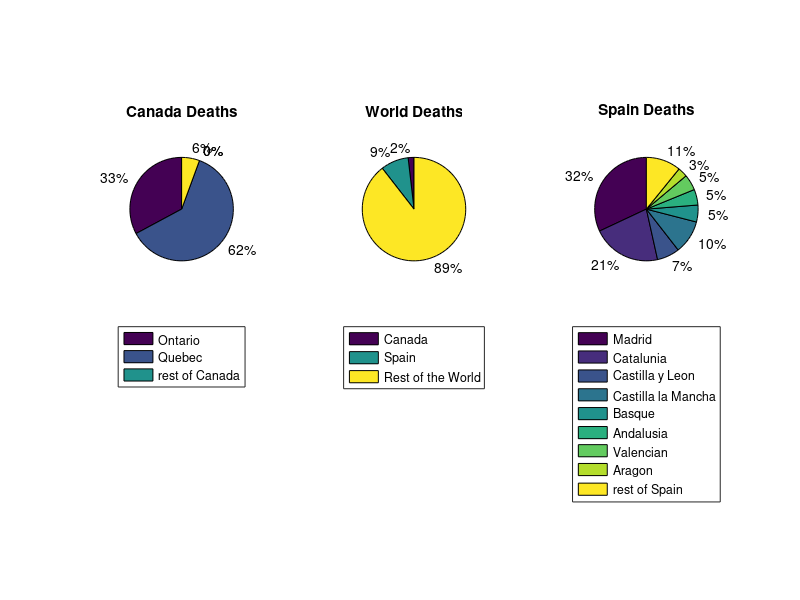

MATLAB code for this plot:
%What is the distribution of deaths by areas in Spain and Canada?



c_all_deaths=5842
c_labels = {'Ontario','Quebec','rest of Canada'} 
c_X= [1919,3596]
c_rest= c_all_deaths - sum(c_X)
c_X(5)=c_rest

figure
subplot(1,3,1)
pie(c_X)

legend(c_labels,'Location','southoutside')
title('Canada Deaths')

%Spain

s_all_deaths=27709
s_labels = {'Madrid','Catalunia','Castilla y Leon','Castilla la Mancha','Basque','Andalusia','Valencian','Aragon','rest of Spain'};
s_X=[8863,5956,1953,2898,1466,1358,1370,838]
s_rest=s_all_deaths-sum(s_X)
s_X(9)=s_rest
s_X=s_X./s_all_deaths
s_X
subplot(1,3,3)
pie(s_X)

legend(s_labels,'Location','southoutside')
title('Spain Deaths')


w_labels={'Canada','Spain','Rest of the World'}
world_deaths=319000-s_all_deaths-c_all_deaths
w_X=[c_all_deaths,s_all_deaths,world_deaths]
subplot(1,3,2)
pie(w_X)

legend(w_labels,'Location','southoutside')
title('World Deaths')


%density:
%99/1kms -Spain
%3.78/1kms- Canada

density_relation=99/3.78

%% conclusions
% those interesting results have a lot of meaning:
%1) In Canada the amount of dead is divided into 2 main regions 
%   compared to Spain which spreads over the country. It is easy to
%   notice that it's harder to control the spread of the virus. It can be
%   a reason why Spain effected more then Canada

%2) The density in spain is 26 times bigger than Canada. From this calculated data we can assume that 
%   the spread of the virus in the country dependent the density.

%3) High-density countries are more likely to have a large number of dead
%   people


 









